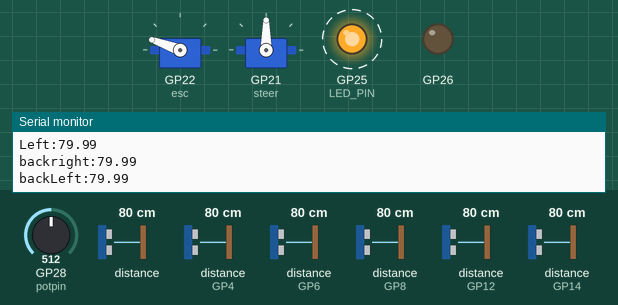
Recording of a sketch running on a simulated Raspberry Pi Pico. Shown: 2 × servo, output pins drawn as LEDs (lit = HIGH), the last lines printed to the serial monitor. Wiring (inferred from the names in the program): 6 × ultrasonic range finder: trigger GP1, echo GP0 / trigger GP5, echo GP4 / trigger GP7, echo GP6 / trigger GP9, echo GP8 / trigger GP13, echo GP12 / trigger GP15, echo GP14. Dashed ring = blinking. Inputs (shaded band) come from the test bench; at power-on: distance to the obstacle 80 cm, distance to the obstacle (sensors on GP4, GP6, GP12, GP8, GP14) 80 cm, GP28 (potpin) = 512. The echo pulse lasts 58.3 µs per cm; pins used as bus, display or sensor lines are not drawn.

Above: at 5.86 s.
6.3 s: distance to the obstacle (sensor 0) set to 2 cm
9.3 s: distance to the obstacle (sensor on GP4) set to 250 cm
12.3 s: distance to the obstacle (sensor on GP6) set to 34 cm
15.3 s: distance to the obstacle (sensor on GP6) set to 27 cm
At 16.39 s:
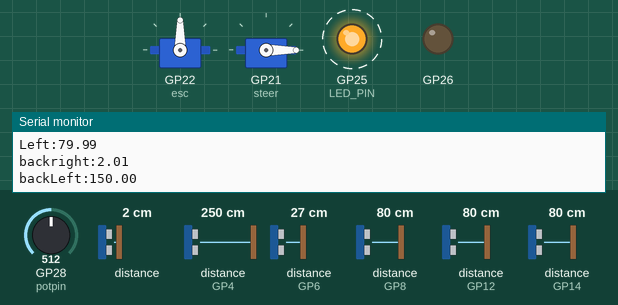
At 16.9 s:
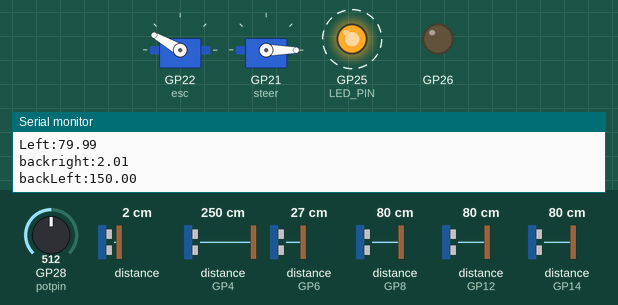
18.3 s: distance to the obstacle (sensor on GP12) set to 34 cm
At 18.97 s:
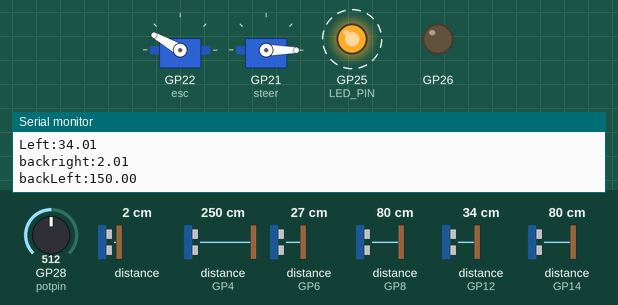
21.3 s: distance to the obstacle (sensor on GP12) set to 28 cm
At 22.52 s:
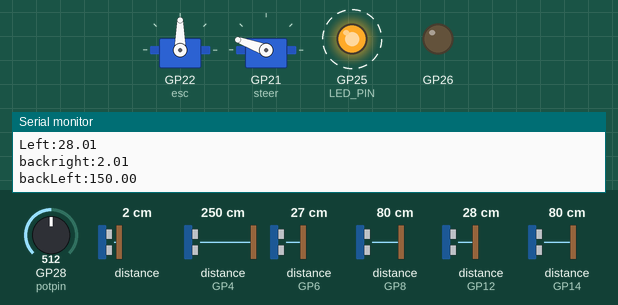
Timing chart, 0 to 25.3 s (numbered marks = the images above; inputs shaded):
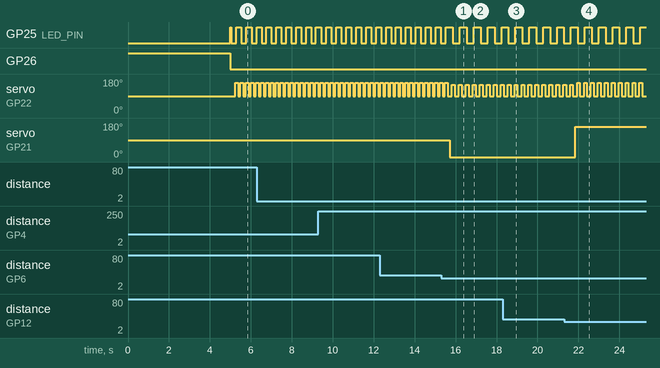

The sketch:

Traxxas_Vehicle_Code.ino
```cpp
/*
TRAXXAS PICO/MBED BRIDGE SERVO TEST
Control motor and steering using onboard variable resistor.
At startup, servos are set to mid point for 5 seconds (LED3 is on during)
JW CSEE 01/09/23
*/
#include <Servo.h>
#define TRIG_PIN_RIGHT 7
#define ECHO_PIN_RIGHT 6
#define TRIG_PIN 15     //GP9
#define ECHO_PIN 14      //GP8
#define PULSE_MAX 8000  //pulseIn timeout
#define LED_PIN 25      //GP25
#define Trig_PIN_left 13
#define ECHO_PIN_Left 12

#define Trig_PIN_Backward 9
#define ECHO_PIN_Backward 8

#define Trig_PIN_BackwardLeft 5
#define ECHO_PIN_BackwardLeft 4

#define Trig_PIN_BackwardRIGHT 1
#define ECHO_PIN_BackwardRIGHT 0


Servo esc;
Servo steer;
int potpin = 28;
int val;
float FRONT_distance, RIGHT_distance,LEFT_distance,Backward_distance ,BackwardRIGHT_distance,BackwardLeft_distance;


void setup() {
// MOTOR SET UP
// pin set up
pinMode(26, OUTPUT);
digitalWrite(26, HIGH);
esc.attach(22); //link to GPIO pin 22
steer.attach(21); // attaching servo variable to pin 21
// initialise
esc.write(90); // 0 = backwards 90 = stop (neutral) 180 = full forward
steer.write(90); // 0 = full LEFT 90 = straight 180 = full RIGHT
delay(5000); // wait 5 seconds
digitalWrite(26, LOW);
//FRONT SENSOR
pinMode(TRIG_PIN, OUTPUT);
pinMode(ECHO_PIN, INPUT);
pinMode(LED_PIN, OUTPUT);
digitalWrite(TRIG_PIN, LOW);
digitalWrite(LED_PIN, HIGH);
Serial.begin(115200);
//RIGHT SENSOR
pinMode(TRIG_PIN_RIGHT, OUTPUT);
pinMode(ECHO_PIN_RIGHT, INPUT);
//pinMode(LED_PIN, OUTPUT);
digitalWrite(TRIG_PIN_RIGHT, LOW);
// digitalWrite(LED_PIN, HIGH);
//left sensor
pinMode(Trig_PIN_left, OUTPUT);
pinMode( ECHO_PIN_Left, INPUT);
//pinMode(LED_PIN, OUTPUT);
digitalWrite(Trig_PIN_left, LOW);
digitalWrite(LED_PIN, HIGH);
//backward sensor
pinMode(Trig_PIN_Backward, OUTPUT);
pinMode( ECHO_PIN_Backward, INPUT);
//pinMode(LED_PIN, OUTPUT);
digitalWrite(Trig_PIN_Backward, LOW);
digitalWrite(LED_PIN, HIGH);

//backright sensor
pinMode(Trig_PIN_BackwardRIGHT, OUTPUT);
pinMode( ECHO_PIN_BackwardRIGHT, INPUT);
//pinMode(LED_PIN, OUTPUT);
digitalWrite(Trig_PIN_BackwardRIGHT, LOW);
digitalWrite(LED_PIN, HIGH);

//backleft sensor
pinMode(Trig_PIN_BackwardLeft, OUTPUT);
pinMode( ECHO_PIN_BackwardLeft, INPUT);
//pinMode(LED_PIN, OUTPUT);
digitalWrite(Trig_PIN_BackwardLeft, LOW);
digitalWrite(LED_PIN, HIGH);

}
void loop() {
val = analogRead(potpin);
val = map(val, 0, 1023, 0, 180); //maps a 10-bit value (0 - 1023) to 8-bit (0 - 255) value and controls PWM on pin 9 output
// 0 - 180 because 180 is full power for the motor and 0 is non
delay(15);

FRONT_distance =Distanceultra(TRIG_PIN,ECHO_PIN);
RIGHT_distance = Distanceultra(TRIG_PIN_RIGHT,ECHO_PIN_RIGHT);
LEFT_distance = Distanceultra(Trig_PIN_left,ECHO_PIN_Left);
Backward_distance = Distanceultra(Trig_PIN_Backward,ECHO_PIN_Backward);
BackwardRIGHT_distance=Distanceultra(Trig_PIN_BackwardRIGHT,ECHO_PIN_BackwardRIGHT);
BackwardLeft_distance=Distanceultra(Trig_PIN_BackwardLeft,ECHO_PIN_BackwardLeft);
if(FRONT_distance == 0){
  FRONT_distance=150;
}
if(RIGHT_distance == 0){
  RIGHT_distance=150;
}
if(LEFT_distance == 0){
  LEFT_distance=150;
}
if(Backward_distance == 0){
  Backward_distance=150;
}
if(BackwardLeft_distance == 0){
  BackwardLeft_distance=150;
}
if(BackwardRIGHT_distance == 0){
  BackwardRIGHT_distance=150;
}
Serial.print("front:");
Serial.println(FRONT_distance);
 Serial.print("BACK: ");
Serial.println(Backward_distance);
Serial.println("Right:");
Serial.println(RIGHT_distance);
Serial.print("Left:");
Serial.println(LEFT_distance);
Serial.print("backright:");
Serial.println(BackwardRIGHT_distance);
Serial.print("backLeft:");
Serial.println(BackwardLeft_distance);
Serial.println("");

//toggle LED "Heartbeat"
digitalWrite(LED_PIN, !digitalRead(LED_PIN));
delay(100);
if(FRONT_distance < 20){
  esc.write(90);
  return;

}
if(FRONT_distance > 50){
  esc.write(90);
      delay(100);
  // Serial.println("forward is working");
    if(LEFT_distance < 30 ){

      steer.write(160);
      delay(100);
      esc.write(160);
      //delay(200);

    }else if (RIGHT_distance < 30){

      steer.write(0);
      delay(100);
      esc.write(150);
     // delay(200);
    }
    else{
      steer.write(90);
      esc.write(160);
    }
}
else if(FRONT_distance < 45 ){

  esc.write(90);
  delay(100);


  if(((LEFT_distance > 10 && LEFT_distance < 50) || (RIGHT_distance > 10 && RIGHT_distance < 50)) && Backward_distance > 30 && (BackwardRIGHT_distance > 30 || BackwardLeft_distance > 30) ){

    if(LEFT_distance > RIGHT_distance && BackwardRIGHT_distance > 5){
          steer.write(180);
          delay(250);
        }
    else if (LEFT_distance < RIGHT_distance && BackwardLeft_distance > 5){
          steer.write(0);
          delay(250);
        }
    else{
          esc.write(90);
          delay(800000);

        }
    esc.write(60);
    delay(1000);
    esc.write(90);
    delay(50);


    if(LEFT_distance > RIGHT_distance){
      steer.write(0);
      delay(100);
    }else if(LEFT_distance < RIGHT_distance){
      // Serial.println("Right");
      steer.write(180);
      delay(100);


    }
    esc.write(150);

}else if(LEFT_distance > 50 || RIGHT_distance > 50){
  if(LEFT_distance > RIGHT_distance){

      steer.write(0);
      esc.write(130);
      delay(150);
      // Serial.println("Left");


    }
    else if(LEFT_distance < RIGHT_distance){
      // Serial.println("Right");
      steer.write(180);
      esc.write(130);
      delay(150);

    }
     else{
      steer.write(90);
      esc.write(90);
    }

 }}


}float Distanceultra(int trigpin,int ecopin){
  digitalWrite(trigpin, LOW);
delayMicroseconds(2);
digitalWrite(trigpin, HIGH);
delayMicroseconds(10);
digitalWrite(trigpin, LOW);
float duration = pulseIn(ecopin, HIGH, PULSE_MAX);
return (duration * .0343) / 2.0;
}
```

Measured:
- the behaviour switches between 31 and 30 cm on distance to the obstacle (sensor on GP6) (found by bisection; images 0 and 1)
- the behaviour switches between 31 and 30 cm on distance to the obstacle (sensor on GP12) (found by bisection; images 3 and 4)
- after the input at 15.3 s, GP25 (LED_PIN): alternates HIGH for 0.34 s and LOW for 0.34 s, starting after 0.55 s; servo on GP21 (steer): 90° → 0° after 0.41 s
- after the input at 21.3 s, servo on GP21 (steer): 0° → 160° after 0.53 s
- by itself, GP25 (LED_PIN): alternates HIGH for 0.24 s and LOW for 0.24 s
